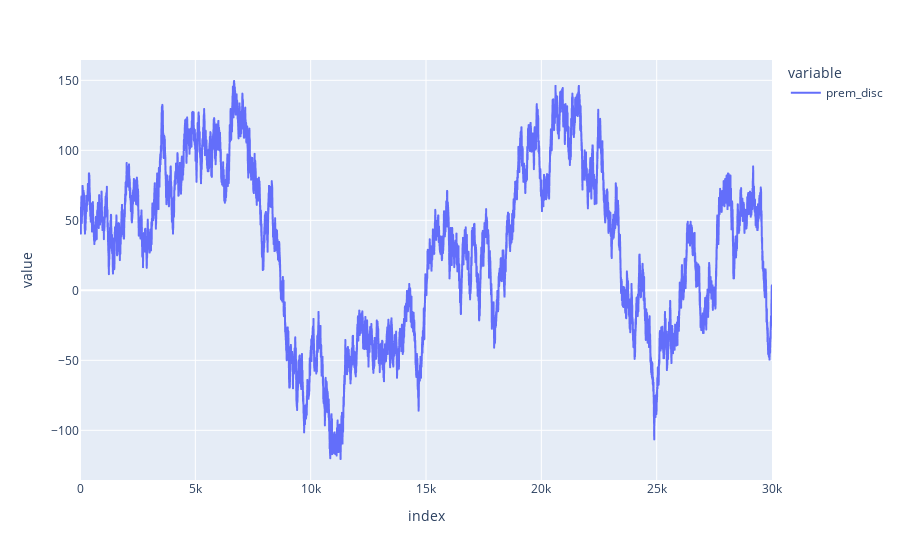

Notebook source saved alongside this figure:
### Code cell
px.line(picnic2["prem_disc"])

### Figure 1 — Plotly figure (JSON) as saved in the notebook; plotly's stock layout.template omitted (floating-point values rounded to 4 significant figures; data arrays with more than 128 entries replaced by an {"elided": "..."} marker saying what was removed)
{"data": [{"hovertemplate": "variable=prem_disc<br>index=%{x}<br>value=%{y}<extra></extra>", "legendgroup": "prem_disc", "line": {"color": "#636efa", "dash": "solid"}, "marker": {"symbol": "circle"}, "mode": "lines", "name": "prem_disc", "showlegend": true, "type": "scattergl", "x": {"elided": "30000 int values"}, "xaxis": "x", "y": {"elided": "30000 float values"}, "yaxis": "y"}], "layout": {"legend": {"title": {"text": "variable"}, "tracegroupgap": 0}, "margin": {"t": 60}, "xaxis": {"anchor": "y", "domain": [0, 1], "title": {"text": "index"}}, "yaxis": {"anchor": "x", "domain": [0, 1], "title": {"text": "value"}}}}
